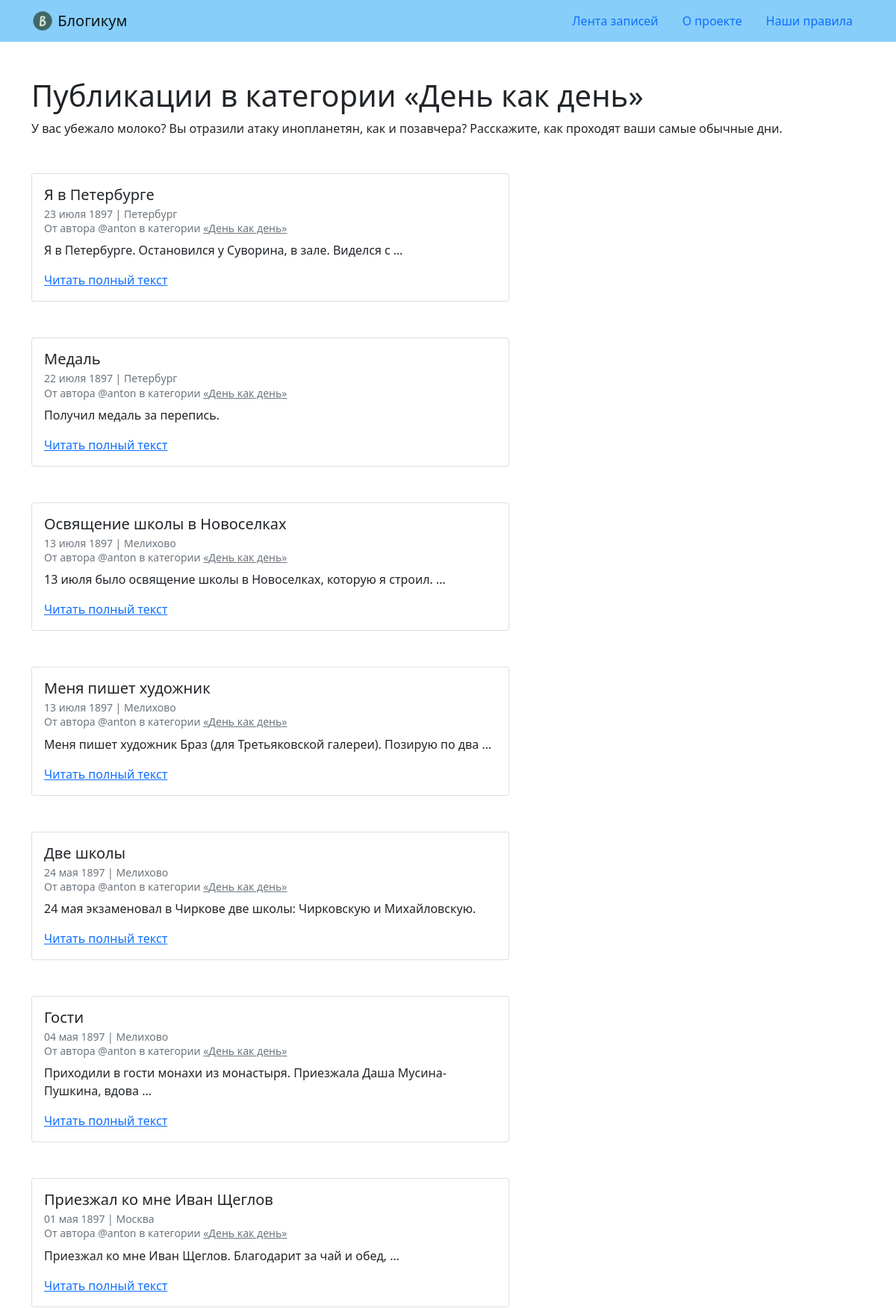
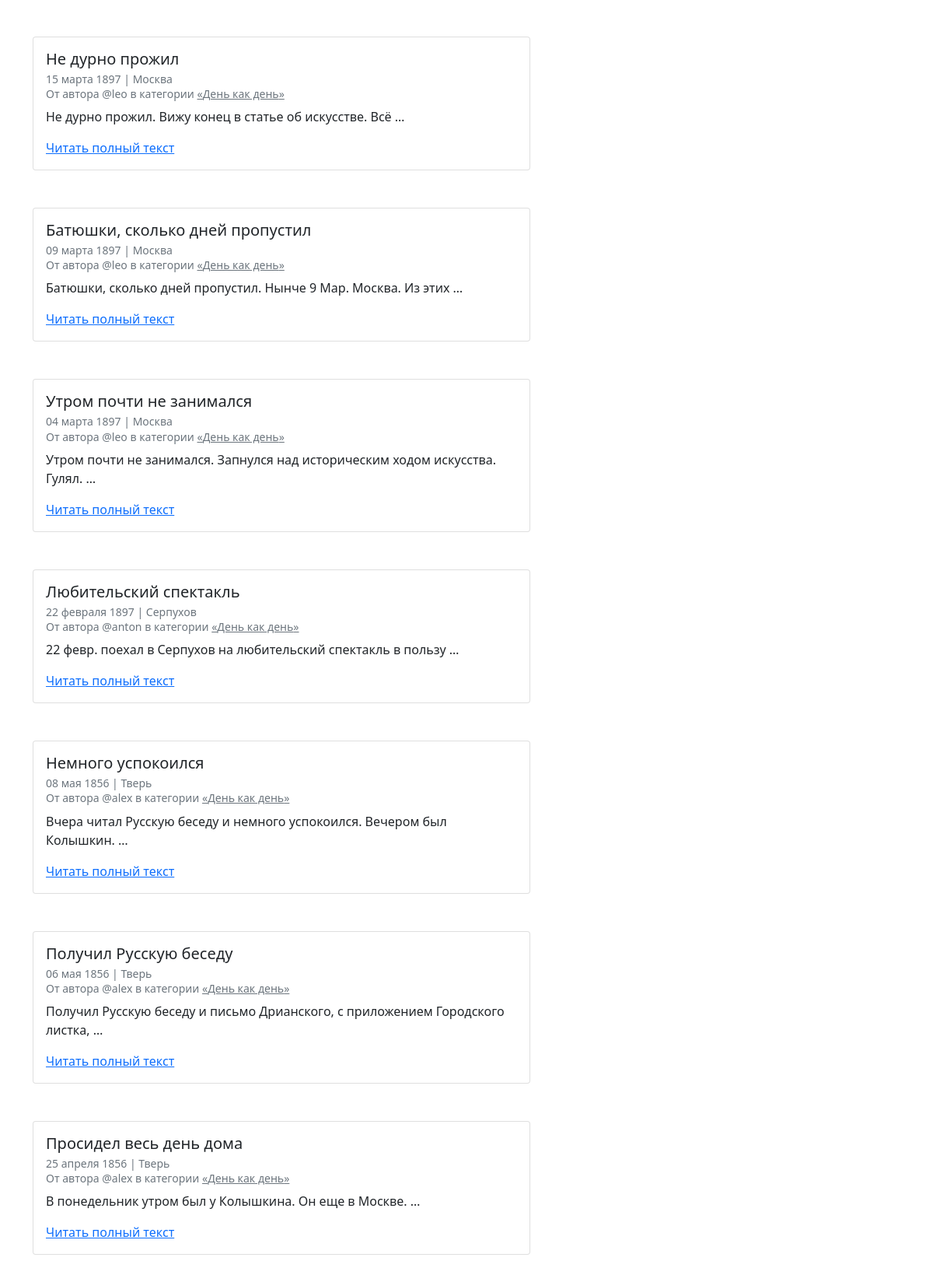
Screenshot of /category/routine/ (upper part) with the database file from the repository (2 pictures, top to bottom).
### blog/models.py (models this page shows, shortened)
class Category(IsPublishedModel):
    title = models.CharField(
        max_length=256,
        verbose_name='Заголовок'
    )
    description = models.TextField(
        verbose_name='Описание'
    )
    slug = models.SlugField(
        max_length=64,
        unique=True,
        verbose_name='Идентификатор',
        help_text=('Идентификатор страницы для URL; разрешены символы'
                   ' латиницы, цифры, дефис и подчёркивание.')
    )
    class Meta:
        ordering = ('title',)
        verbose_name = 'категория'
        verbose_name_plural = 'Категории'

class Post(IsPublishedModel):
    title = models.CharField(
        max_length=256,
        verbose_name='Заголовок'
    )
    text = models.TextField(
        verbose_name='Текст'
    )
    pub_date = models.DateTimeField(
        verbose_name='Дата и время публикации',
        help_text='Если установить дату и время в будущем '
                  '— можно делать отложенные публикации.'
    )
    author = models.ForeignKey(
        User,
        on_delete=models.CASCADE,
        verbose_name='Автор публикации',
        related_name='posts',
    )
    category = models.ForeignKey(
        'Category',
        on_delete=models.CASCADE,
        null=True,
        verbose_name='Категория',
        related_name='posts',
    )
    location = models.ForeignKey(
        'Location',
        on_delete=models.SET_NULL,
        null=True,
        verbose_name='Местоположение',
        related_name='posts',
    )
    class Meta:
        ordering = ('-pub_date',)
        verbose_name = 'публикация'
        verbose_name_plural = 'Публикации'

class Location(IsPublishedModel):
    name = models.CharField(
        max_length=256,
        verbose_name='Название места'
    )
    class Meta:
        ordering = ('name',)
        verbose_name = 'местоположение'
        verbose_name_plural = 'Местоположения'

### blog/views.py (the view)
def category_posts(request, category_slug):
    template = 'blog/category.html'
    category = get_object_or_404(
        Category,
        slug=category_slug, is_published=True)
    post_list = get_posts(category.posts)
    context = {'category': category,
               'post_list': post_list}
    return render(request, template, context)

### blog/views.py (called while the page is built)
def get_posts(post_objects):
    return post_objects.select_related(
        'location',
        'author',
        'category'
    ).filter(
        pub_date__lt=datetime.now(),
        is_published=True
    )

### templates/blog/category.html (shortened to what this page needs)
{% extends "base.html" %}
{% block content %}
<h1>Публикации в категории «{{ category.title }}»</h1>
<p class="mb-5">{{ category.description }}</p>
{% for post in post_list %}
  <article class="mb-5">
    {% include "includes/post_card.html" %}
  </article>
{% endfor %}
{% endblock %}

### templates/includes/post_card.html
<div class="card" style="width: 40rem;">
  <div class="card-body">
    <h5 class="card-title">{{ post.title }}</h5>
    <h6 class="card-subtitle mb-2 text-muted">
      <small>
        {{ post.pub_date|date:"d E Y" }} | {% if post.location and post.location.is_published %}{{ post.location.name }}{% else %}Планета Земля{% endif %}<br>
        От автора @{{ post.author.username }} в категории {% include "includes/category_link.html" %}
      </small>
    </h6>
    <p class="card-text">{{ post.text|truncatewords:10 }}</p>
    <a href="{% url 'blog:post_detail' post.id %}" class="card-link">Читать полный текст</a>
  </div>
</div>

### templates/includes/category_link.html
<a class="text-muted" href="{% url 'blog:category_posts' post.category.slug %}">
  «{{ post.category.title }}»
</a>

### rows the page displays
Category: title "День как день", description "У вас убежало молоко? Вы отразили атаку инопланетян, как и позавчера? Расскажите, как проходят ваши самые обычные дни."
Post: title "Я в Петербурге", pub_date "23 июля 1897", location.name "Петербург", author.username "anton", category "День как день", text "Я в Петербурге. Остановился у Суворина, в зале. Виделся с …"
Post: title "Медаль", pub_date "22 июля 1897", location.name "Петербург", author.username "anton", category "День как день", text "Получил медаль за перепись."
Post: title "Освящение школы в Новоселках", pub_date "13 июля 1897", location.name "Мелихово", author.username "anton", category "День как день", text "13 июля было освящение школы в Новоселках, которую я строил. …"
Post: title "Меня пишет художник", pub_date "13 июля 1897", location.name "Мелихово", author.username "anton", category "День как день", text "Меня пишет художник Браз (для Третьяковской галереи). Позирую по два …"
Post: title "Две школы", pub_date "24 мая 1897", location.name "Мелихово", author.username "anton", category "День как день", text "24 мая экзаменовал в Чиркове две школы: Чирковскую и Михайловскую."
Post: title "Гости", pub_date "04 мая 1897", location.name "Мелихово", author.username "anton", category "День как день", text "Приходили в гости монахи из монастыря. Приезжала Даша Мусина-Пушкина, вдова …"
Post: title "Приезжал ко мне Иван Щеглов", pub_date "01 мая 1897", location.name "Москва", author.username "anton", category "День как день", text "Приезжал ко мне Иван Щеглов. Благодарит за чай и обед, …"
Post: title "Не дурно прожил", pub_date "15 марта 1897", location.name "Москва", author.username "leo", category "День как день", text "Не дурно прожил. Вижу конец в статье об искусстве. Всё …"
Post: title "Батюшки, сколько дней пропустил", pub_date "09 марта 1897", location.name "Москва", author.username "leo", category "День как день", text "Батюшки, сколько дней пропустил. Нынче 9 Мар. Москва. Из этих …"
Post: title "Утром почти не занимался", pub_date "04 марта 1897", location.name "Москва", author.username "leo", category "День как день", text "Утром почти не занимался. Запнулся над историческим ходом искусства. Гулял. …"
Post: title "Любительский спектакль", pub_date "22 февраля 1897", location.name "Серпухов", author.username "anton", category "День как день", text "22 февр. поехал в Серпухов на любительский спектакль в пользу …"
Post: title "Немного успокоился", pub_date "08 мая 1856", location.name "Тверь", author.username "alex", category "День как день", text "Вчера читал Русскую беседу и немного успокоился. Вечером был Колышкин. …"
Post: title "Получил Русскую беседу", pub_date "06 мая 1856", location.name "Тверь", author.username "alex", category "День как день", text "Получил Русскую беседу и письмо Дрианского, с приложением Городского листка, …"
Post: title "Просидел весь день дома", pub_date "25 апреля 1856", location.name "Тверь", author.username "alex", category "День как день", text "В понедельник утром был у Колышкина. Он еще в Москве. …"
